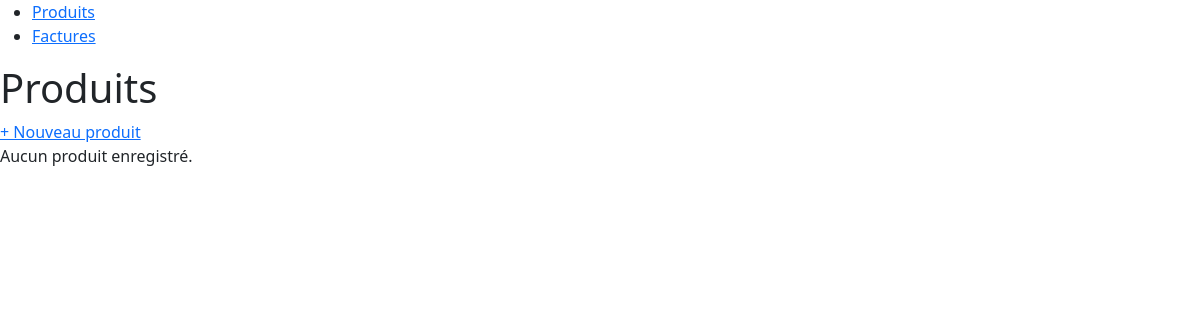
/produits/, run on an earlier commit of the app's database.
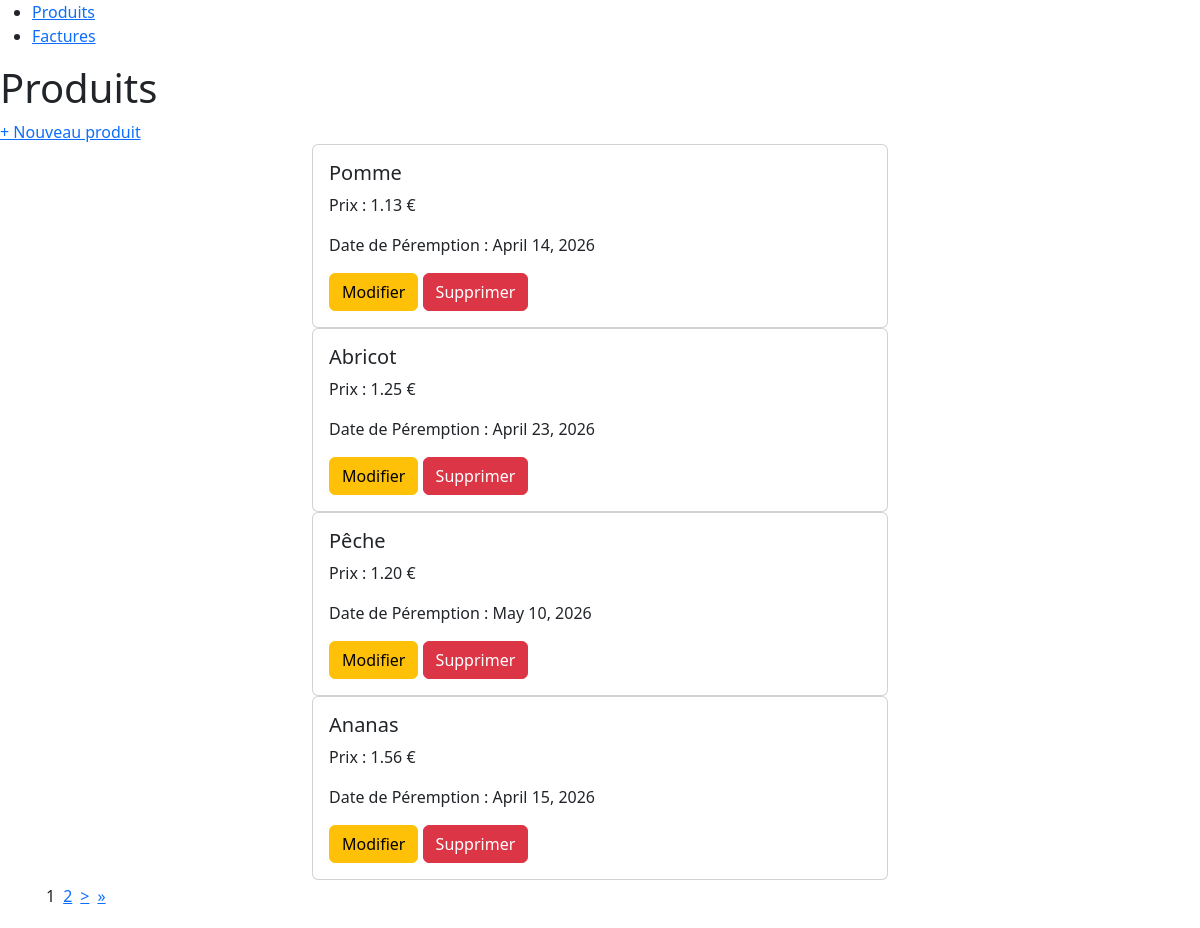
And on a later commit of the database.
### products/models.py (models this page shows, shortened)
class Product(models.Model):
    name = models.CharField(max_length=200)
    price = models.DecimalField(max_digits=10, decimal_places=2)
    expiration_date = models.DateField()

### products/views.py (the view)
# urls.py: path('', views.product_list , name='product_list'),
def product_list(request):
    products = Product.objects.all()
    paginator = Paginator(products , 4)
    page_number = request.GET.get('page')
    page_obj = paginator.get_page(page_number)
    return render(request , 'products/product_list.html' , {'page_obj' : page_obj})

### templates/products/product_list.html (shortened to what this page needs)
{% extends 'base.html' %}
{% block content %}
    <h1>Produits</h1>
    <a href="{% url 'product_create' %}">+ Nouveau produit</a>
    {% if page_obj.object_list %}
        <div class="cards container col-6 ">
            {% for product in page_obj %}
            <div class="card">
                <div class="card-body">
                    <h5 class="card-title">{{ product.name }}</h5>
                    <p class="card-text">Prix : {{ product.price }} €</p>
                    <p class="card-text">Date de Péremption : {{ product.expiration_date }}</p>
                    <a href="{% url 'product_edit' product.id %}" class="btn btn-warning">Modifier</a>
                    <a href="{% url 'product_delete' product.id %}" class="btn btn-danger">Supprimer</a>
                </div>
            </div>
            {% endfor %}
        </div>
        {% if page_obj.paginator.num_pages > 1 %}
        <div class="container d-flex justify-center">
            {% for num in page_obj.paginator.page_range %}
                {% if page_obj.number == num %}
                    <p class="p-1">{{ num }}</p>
                {% else %}
                    <a href="?page={{ num }}" class="p-1">{{ num }}</a>
                {% endif %}
            {% endfor %}
            {% if page_obj.has_next %}
                <a href="?page={{ page_obj.next_page_number }}" class="p-1">></a>
                <a href="?page={{ page_obj.paginator.num_pages }}" class="p-1">»</a>
            {% endif %}
        </div>
        {% endif %}
    {% else %}
        <p>Aucun produit enregistré.</p>
    {% endif %}
{% endblock %}

### templates/base.html (shortened to what this page needs)
<!DOCTYPE html>
<html lang="fr">
<head>
    <link href="https://cdn.jsdelivr.net/npm/bootstrap@5.3.8/dist/css/bootstrap.min.css" rel="stylesheet">
</head>
<body>
    <nav>
        <ul>
            <li><a href="/produits/">Produits</a></li>
            <li><a href="/factures/">Factures</a></li>
        </ul>
    </nav>
    {% block content %}{% endblock %}
</body>
</html>

What changed in the data, as far as the page shows it:
added Product: name "Pomme", price "1.13", expiration_date "April 14, 2026"
added Product: name "Abricot", price "1.25", expiration_date "April 23, 2026"
added Product: name "Pêche", price "1.20", expiration_date "May 10, 2026"
added Product: name "Ananas", price "1.56", expiration_date "April 15, 2026"
Also different on the page:
new list line: "1"
new list line: "2"
text no longer shown: "Aucun produit enregistré."
